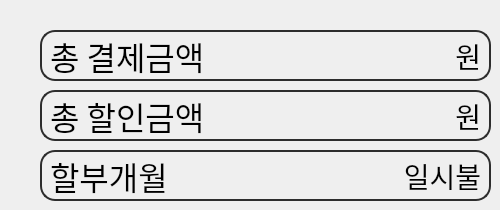
     <widget class="QWidget" name="page_21">
      <widget class="QLabel" name="label_price9_5">
       <property name="geometry">
        <rect>
         <x>40</x>
         <y>90</y>
         <width>451</width>
         <height>51</height>
        </rect>
       </property>
       <property name="font">
        <font>
         <family>Nanum Gothic</family>
         <pointsize>24</pointsize>
        </font>
       </property>
       <property name="styleSheet">
        <string notr="true">border-radius:15px;
border: 2px solid rgb(45, 45, 45);
</string>
       </property>
       <property name="text">
        <string>총 할인금액</string>
       </property>
      </widget>
      <widget class="QLabel" name="label_price10_5">
       <property name="geometry">
        <rect>
         <x>450</x>
         <y>90</y>
         <width>31</width>
         <height>51</height>
        </rect>
       </property>
       <property name="font">
        <font>
         <family>Noto Sans CJK JP</family>
         <pointsize>21</pointsize>
        </font>
       </property>
       <property name="styleSheet">
        <string notr="true">background-color: rgb(252, 8, 8, 0);</string>
       </property>
       <property name="text">
        <string>원</string>
       </property>
       <property name="alignment">
        <set>Qt::AlignRight|Qt::AlignTrailing|Qt::AlignVCenter</set>
       </property>
      </widget>
      <widget class="QLabel" name="label_price9_6">
       <property name="geometry">
        <rect>
         <x>40</x>
         <y>30</y>
         <width>451</width>
         <height>51</height>
        </rect>
       </property>
       <property name="font">
        <font>
         <family>Nanum Gothic</family>
         <pointsize>24</pointsize>
        </font>
       </property>
       <property name="styleSheet">
        <string notr="true">border-radius:15px;
border: 2px solid rgb(45, 45, 45);
</string>
       </property>
       <property name="text">
        <string>총 결제금액</string>
       </property>
      </widget>
      <widget class="QLabel" name="label_credit_5">
       <property name="geometry">
        <rect>
         <x>170</x>
         <y>150</y>
         <width>311</width>
         <height>51</height>
        </rect>
       </property>
       <property name="font">
        <font>
         <family>Noto Sans CJK JP</family>
         <pointsize>21</pointsize>
        </font>
       </property>
       <property name="styleSheet">
        <string notr="true">background-color: rgb(252, 8, 8, 0);</string>
       </property>
       <property name="text">
        <string>일시불</string>
       </property>
       <property name="alignment">
        <set>Qt::AlignRight|Qt::AlignTrailing|Qt::AlignVCenter</set>
       </property>
      </widget>
      <widget class="QLabel" name="label_monthly_5">
       <property name="geometry">
        <rect>
         <x>40</x>
         <y>150</y>
         <width>451</width>
         <height>51</height>
        </rect>
       </property>
       <property name="font">
        <font>
         <family>Nanum Gothic</family>
         <pointsize>24</pointsize>
        </font>
       </property>
       <property name="styleSheet">
        <string notr="true">border-radius:15px;
border: 2px solid rgb(45, 45, 45);
</string>
       </property>
       <property name="text">
        <string>할부개월</string>
       </property>
      </widget>
      <widget class="QLabel" name="label_price10_6">
       <property name="geometry">
        <rect>
         <x>450</x>
         <y>30</y>
         <width>31</width>
         <height>51</height>
        </rect>
       </property>
       <property name="font">
        <font>
         <family>Noto Sans CJK JP</family>
         <pointsize>21</pointsize>
        </font>
       </property>
       <property name="styleSheet">
        <string notr="true">background-color: rgb(252, 8, 8, 0);</string>
       </property>
       <property name="text">
        <string>원</string>
       </property>
       <property name="alignment">
        <set>Qt::AlignRight|Qt::AlignTrailing|Qt::AlignVCenter</set>
       </property>
      </widget>
      <widget class="QLabel" name="label_7">
       <property name="geometry">
        <rect>
         <x>270</x>
         <y>36</y>
         <width>181</width>
         <height>41</height>
        </rect>
       </property>
       <property name="font">
        <font>
         <pointsize>23</pointsize>
        </font>
       </property>
       <property name="styleSheet">
        <string notr="true">background-color: rgb(252, 8, 8, 0);</string>
       </property>
       <property name="text">
        <string/>
       </property>
       <property name="alignment">
        <set>Qt::AlignRight|Qt::AlignTrailing|Qt::AlignVCenter</set>
       </property>
      </widget>
      <widget class="QLabel" name="label_8">
       <property name="geometry">
        <rect>
         <x>270</x>
         <y>90</y>
         <width>181</width>
         <height>51</height>
        </rect>
       </property>
       <property name="font">
        <font>
         <pointsize>23</pointsize>
        </font>
       </property>
       <property name="styleSheet">
        <string notr="true">background-color: rgb(252, 8, 8, 0);</string>
       </property>
       <property name="text">
        <string/>
       </property>
       <property name="alignment">
        <set>Qt::AlignRight|Qt::AlignTrailing|Qt::AlignVCenter</set>
       </property>
      </widget>
      <zorder>label_price9_5</zorder>
      <zorder>label_price10_5</zorder>
      <zorder>label_price9_6</zorder>
      <zorder>label_monthly_5</zorder>
      <zorder>label_credit_5</zorder>
      <zorder>label_price10_6</zorder>
      <zorder>label_7</zorder>
      <zorder>label_8</zorder>
     </widget>
